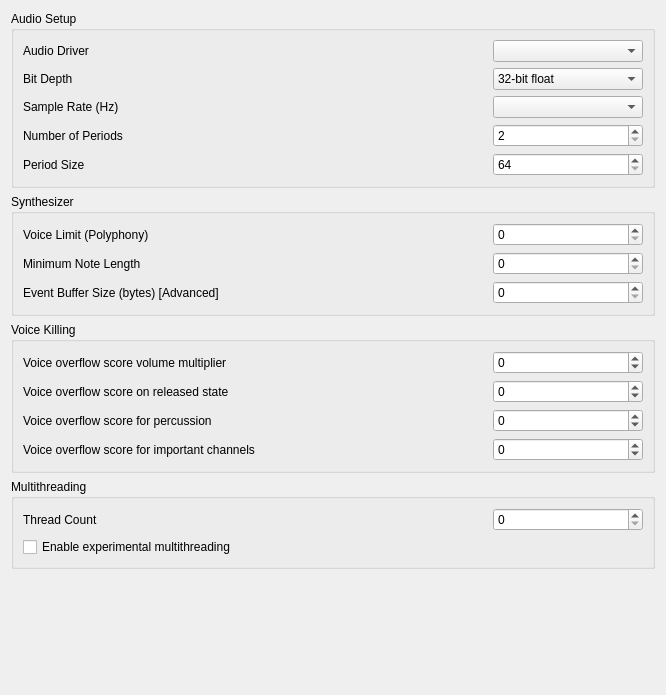
<?xml version="1.0" encoding="UTF-8"?>
<ui version="4.0">
 <class>FluidSettings</class>
 <widget class="QWidget" name="FluidSettings">
  <property name="geometry">
   <rect>
    <x>0</x>
    <y>0</y>
    <width>666</width>
    <height>695</height>
   </rect>
  </property>
  <property name="windowTitle">
   <string>Form</string>
  </property>
  <layout class="QVBoxLayout" name="verticalLayout">
   <item>
    <widget class="QGroupBox" name="groupBox">
     <property name="title">
      <string>Audio Setup</string>
     </property>
     <layout class="QGridLayout" name="gridLayout">
      <item row="3" column="1">
       <widget class="QComboBox" name="bitDepth">
        <item>
         <property name="text">
          <string>32-bit float</string>
         </property>
        </item>
        <item>
         <property name="text">
          <string>16-bit integer</string>
         </property>
        </item>
       </widget>
      </item>
      <item row="6" column="1">
       <widget class="QSpinBox" name="periodSize">
        <property name="toolTip">
         <string/>
        </property>
        <property name="minimum">
         <number>64</number>
        </property>
        <property name="maximum">
         <number>8192</number>
        </property>
       </widget>
      </item>
      <item row="0" column="0">
       <widget class="QLabel" name="label">
        <property name="sizePolicy">
         <sizepolicy hsizetype="MinimumExpanding" vsizetype="Preferred">
          <horstretch>0</horstretch>
          <verstretch>0</verstretch>
         </sizepolicy>
        </property>
        <property name="text">
         <string>Audio Driver</string>
        </property>
       </widget>
      </item>
      <item row="0" column="1">
       <widget class="QComboBox" name="audioDriver">
        <property name="minimumSize">
         <size>
          <width>150</width>
          <height>0</height>
         </size>
        </property>
        <property name="insertPolicy">
         <enum>QComboBox::InsertPolicy::InsertAtBottom</enum>
        </property>
        <property name="frame">
         <bool>true</bool>
        </property>
       </widget>
      </item>
      <item row="5" column="1">
       <widget class="QSpinBox" name="periods">
        <property name="minimumSize">
         <size>
          <width>150</width>
          <height>0</height>
         </size>
        </property>
        <property name="toolTip">
         <string/>
        </property>
        <property name="minimum">
         <number>2</number>
        </property>
        <property name="maximum">
         <number>64</number>
        </property>
       </widget>
      </item>
      <item row="4" column="0">
       <widget class="QLabel" name="label_5">
        <property name="sizePolicy">
         <sizepolicy hsizetype="MinimumExpanding" vsizetype="Preferred">
          <horstretch>0</horstretch>
          <verstretch>0</verstretch>
         </sizepolicy>
        </property>
        <property name="text">
         <string>Sample Rate (Hz)</string>
        </property>
       </widget>
      </item>
      <item row="3" column="0">
       <widget class="QLabel" name="label_4">
        <property name="text">
         <string>Bit Depth</string>
        </property>
       </widget>
      </item>
      <item row="5" column="0">
       <widget class="QWidget" name="horizontalWidget" native="true">
        <layout class="QHBoxLayout" name="horizontalLayout">
         <property name="leftMargin">
          <number>0</number>
         </property>
         <property name="topMargin">
          <number>0</number>
         </property>
         <property name="rightMargin">
          <number>0</number>
         </property>
         <property name="bottomMargin">
          <number>0</number>
         </property>
         <item>
          <widget class="QLabel" name="label_2">
           <property name="sizePolicy">
            <sizepolicy hsizetype="MinimumExpanding" vsizetype="Preferred">
             <horstretch>0</horstretch>
             <verstretch>0</verstretch>
            </sizepolicy>
           </property>
           <property name="text">
            <string>Number of Periods</string>
           </property>
          </widget>
         </item>
         <item>
          <widget class="QPushButton" name="pushButton">
           <property name="toolTip">
            <string>&lt;html&gt;&lt;head/&gt;&lt;body&gt;&lt;p&gt;The number of the audio buffers used by the driver. This number of buffers, multiplied by the period size, determines the maximum latency of the audio driver. &lt;/p&gt;&lt;/body&gt;&lt;/html&gt;</string>
           </property>
           <property name="text">
            <string/>
           </property>
           <property name="icon">
            <iconset theme="help-about"/>
           </property>
           <property name="flat">
            <bool>true</bool>
           </property>
          </widget>
         </item>
        </layout>
       </widget>
      </item>
      <item row="6" column="0">
       <widget class="QWidget" name="horizontalWidget" native="true">
        <layout class="QHBoxLayout" name="horizontalLayout_2">
         <property name="leftMargin">
          <number>0</number>
         </property>
         <property name="topMargin">
          <number>0</number>
         </property>
         <property name="rightMargin">
          <number>0</number>
         </property>
         <property name="bottomMargin">
          <number>0</number>
         </property>
         <item>
          <widget class="QLabel" name="label_3">
           <property name="sizePolicy">
            <sizepolicy hsizetype="MinimumExpanding" vsizetype="Preferred">
             <horstretch>0</horstretch>
             <verstretch>0</verstretch>
            </sizepolicy>
           </property>
           <property name="text">
            <string>Period Size</string>
           </property>
          </widget>
         </item>
         <item>
          <widget class="QPushButton" name="pushButton_2">
           <property name="toolTip">
            <string>&lt;html&gt;&lt;head/&gt;&lt;body&gt;&lt;p&gt;This is the number of audio samples most audio drivers will request from the synth at one time. Specifying too big numbers here may cause MIDI events to be poorly quantized (=untimed) when a MIDI driver or the synth's API directly is used, as fluidsynth cannot determine when those events are to arrive. &lt;/p&gt;&lt;/body&gt;&lt;/html&gt;</string>
           </property>
           <property name="text">
            <string/>
           </property>
           <property name="icon">
            <iconset theme="help-about"/>
           </property>
           <property name="flat">
            <bool>true</bool>
           </property>
          </widget>
         </item>
        </layout>
       </widget>
      </item>
      <item row="4" column="1">
       <widget class="SampleRateSelector" name="sampleRate">
        <property name="minimumSize">
         <size>
          <width>150</width>
          <height>0</height>
         </size>
        </property>
       </widget>
      </item>
     </layout>
    </widget>
   </item>
   <item>
    <widget class="QGroupBox" name="groupBox_2">
     <property name="title">
      <string>Synthesizer</string>
     </property>
     <layout class="QGridLayout" name="gridLayout_2">
      <item row="0" column="1">
       <widget class="QSpinBox" name="voiceLimit">
        <property name="minimumSize">
         <size>
          <width>150</width>
          <height>0</height>
         </size>
        </property>
        <property name="maximum">
         <number>65535</number>
        </property>
       </widget>
      </item>
      <item row="1" column="1">
       <widget class="QSpinBox" name="minNoteLength">
        <property name="toolTip">
         <string/>
        </property>
        <property name="maximum">
         <number>65535</number>
        </property>
       </widget>
      </item>
      <item row="2" column="1">
       <widget class="QSpinBox" name="evBufSize">
        <property name="maximum">
         <number>999999999</number>
        </property>
       </widget>
      </item>
      <item row="0" column="0">
       <widget class="QLabel" name="label_6">
        <property name="sizePolicy">
         <sizepolicy hsizetype="MinimumExpanding" vsizetype="Preferred">
          <horstretch>0</horstretch>
          <verstretch>0</verstretch>
         </sizepolicy>
        </property>
        <property name="text">
         <string>Voice Limit (Polyphony)</string>
        </property>
       </widget>
      </item>
      <item row="2" column="0">
       <widget class="QLabel" name="label_8">
        <property name="text">
         <string>Event Buffer Size (bytes) [Advanced]</string>
        </property>
       </widget>
      </item>
      <item row="1" column="0">
       <widget class="QWidget" name="horizontalWidget" native="true">
        <layout class="QHBoxLayout" name="horizontalLayout_3">
         <property name="leftMargin">
          <number>0</number>
         </property>
         <property name="topMargin">
          <number>0</number>
         </property>
         <property name="rightMargin">
          <number>0</number>
         </property>
         <property name="bottomMargin">
          <number>0</number>
         </property>
         <item>
          <widget class="QLabel" name="label_7">
           <property name="sizePolicy">
            <sizepolicy hsizetype="MinimumExpanding" vsizetype="Preferred">
             <horstretch>0</horstretch>
             <verstretch>0</verstretch>
            </sizepolicy>
           </property>
           <property name="text">
            <string>Minimum Note Length</string>
           </property>
          </widget>
         </item>
         <item>
          <widget class="QPushButton" name="pushButton_3">
           <property name="toolTip">
            <string>&lt;html&gt;&lt;head/&gt;&lt;body&gt;&lt;p&gt;Sets the minimum note duration in milliseconds. This ensures that really short duration note events, such as percussion notes, have a better chance of sounding as intended. Set to 0 to disable this feature.&lt;/p&gt;&lt;/body&gt;&lt;/html&gt;</string>
           </property>
           <property name="text">
            <string/>
           </property>
           <property name="icon">
            <iconset theme="help-about"/>
           </property>
           <property name="flat">
            <bool>true</bool>
           </property>
          </widget>
         </item>
        </layout>
       </widget>
      </item>
     </layout>
    </widget>
   </item>
   <item>
    <widget class="QGroupBox" name="groupBox_4">
     <property name="title">
      <string>Voice Killing</string>
     </property>
     <layout class="QGridLayout" name="gridLayout_4">
      <item row="1" column="1">
       <widget class="QSpinBox" name="overflowReleased">
        <property name="toolTip">
         <string/>
        </property>
        <property name="minimum">
         <number>-10000</number>
        </property>
        <property name="maximum">
         <number>10000</number>
        </property>
       </widget>
      </item>
      <item row="2" column="1">
       <widget class="QSpinBox" name="overflowPercussion">
        <property name="toolTip">
         <string/>
        </property>
        <property name="minimum">
         <number>-10000</number>
        </property>
        <property name="maximum">
         <number>10000</number>
        </property>
       </widget>
      </item>
      <item row="0" column="1">
       <widget class="QSpinBox" name="overflowVolume">
        <property name="minimumSize">
         <size>
          <width>150</width>
          <height>0</height>
         </size>
        </property>
        <property name="toolTip">
         <string/>
        </property>
        <property name="minimum">
         <number>-10000</number>
        </property>
        <property name="maximum">
         <number>10000</number>
        </property>
       </widget>
      </item>
      <item row="3" column="1">
       <widget class="QSpinBox" name="overflowImportant">
        <property name="toolTip">
         <string/>
        </property>
        <property name="minimum">
         <number>-10000</number>
        </property>
        <property name="maximum">
         <number>10000</number>
        </property>
       </widget>
      </item>
      <item row="0" column="0">
       <widget class="QWidget" name="horizontalWidget" native="true">
        <layout class="QHBoxLayout" name="horizontalLayout_4">
         <property name="leftMargin">
          <number>0</number>
         </property>
         <property name="topMargin">
          <number>0</number>
         </property>
         <property name="rightMargin">
          <number>0</number>
         </property>
         <property name="bottomMargin">
          <number>0</number>
         </property>
         <item>
          <widget class="QLabel" name="label_9">
           <property name="sizePolicy">
            <sizepolicy hsizetype="MinimumExpanding" vsizetype="Preferred">
             <horstretch>0</horstretch>
             <verstretch>0</verstretch>
            </sizepolicy>
           </property>
           <property name="text">
            <string>Voice overflow score volume multiplier</string>
           </property>
          </widget>
         </item>
         <item>
          <widget class="QPushButton" name="pushButton_4">
           <property name="toolTip">
            <string>&lt;html&gt;&lt;head/&gt;&lt;body&gt;&lt;p&gt;Sets the overflow priority score added to voices based on their current volume. The voice volume is normalized to a value between 0 and 1 and multiplied with this setting. So voices with maximum volume get added the full score, voices with only half that volume get added half of this score. &lt;/p&gt;&lt;/body&gt;&lt;/html&gt;</string>
           </property>
           <property name="text">
            <string/>
           </property>
           <property name="icon">
            <iconset theme="help-about"/>
           </property>
           <property name="flat">
            <bool>true</bool>
           </property>
          </widget>
         </item>
        </layout>
       </widget>
      </item>
      <item row="1" column="0">
       <widget class="QWidget" name="horizontalWidget" native="true">
        <layout class="QHBoxLayout" name="horizontalLayout_5">
         <property name="leftMargin">
          <number>0</number>
         </property>
         <property name="topMargin">
          <number>0</number>
         </property>
         <property name="rightMargin">
          <number>0</number>
         </property>
         <property name="bottomMargin">
          <number>0</number>
         </property>
         <item>
          <widget class="QLabel" name="label_10">
           <property name="sizePolicy">
            <sizepolicy hsizetype="MinimumExpanding" vsizetype="Preferred">
             <horstretch>0</horstretch>
             <verstretch>0</verstretch>
            </sizepolicy>
           </property>
           <property name="text">
            <string>Voice overflow score on released state</string>
           </property>
          </widget>
         </item>
         <item>
          <widget class="QPushButton" name="pushButton_5">
           <property name="toolTip">
            <string>&lt;html&gt;&lt;head/&gt;&lt;body&gt;&lt;p&gt;Sets the overflow priority score added to voices that have already received a note-off event. This is usually a negative score, to give released voices a lower priority so that they are killed first in an overflow situation. &lt;/p&gt;&lt;/body&gt;&lt;/html&gt;</string>
           </property>
           <property name="text">
            <string/>
           </property>
           <property name="icon">
            <iconset theme="help-about"/>
           </property>
           <property name="flat">
            <bool>true</bool>
           </property>
          </widget>
         </item>
        </layout>
       </widget>
      </item>
      <item row="2" column="0">
       <widget class="QWidget" name="horizontalWidget" native="true">
        <layout class="QHBoxLayout" name="horizontalLayout_6">
         <property name="leftMargin">
          <number>0</number>
         </property>
         <property name="topMargin">
          <number>0</number>
         </property>
         <property name="rightMargin">
          <number>0</number>
         </property>
         <property name="bottomMargin">
          <number>0</number>
         </property>
         <item>
          <widget class="QLabel" name="label_11">
           <property name="sizePolicy">
            <sizepolicy hsizetype="MinimumExpanding" vsizetype="Preferred">
             <horstretch>0</horstretch>
             <verstretch>0</verstretch>
            </sizepolicy>
           </property>
           <property name="text">
            <string>Voice overflow score for percussion</string>
           </property>
          </widget>
         </item>
         <item>
          <widget class="QPushButton" name="pushButton_6">
           <property name="toolTip">
            <string>&lt;html&gt;&lt;head/&gt;&lt;body&gt;&lt;p&gt;Sets the overflow priority score added to voices on a percussion channel. This is usually a positive score, to give percussion voices a higher priority and less chance of being killed in an overflow situation. &lt;/p&gt;&lt;/body&gt;&lt;/html&gt;</string>
           </property>
           <property name="text">
            <string/>
           </property>
           <property name="icon">
            <iconset theme="help-about"/>
           </property>
           <property name="flat">
            <bool>true</bool>
           </property>
          </widget>
         </item>
        </layout>
       </widget>
      </item>
      <item row="3" column="0">
       <widget class="QWidget" name="horizontalWidget" native="true">
        <layout class="QHBoxLayout" name="horizontalLayout_7">
         <property name="leftMargin">
          <number>0</number>
         </property>
         <property name="topMargin">
          <number>0</number>
         </property>
         <property name="rightMargin">
          <number>0</number>
         </property>
         <property name="bottomMargin">
          <number>0</number>
         </property>
         <item>
          <widget class="QLabel" name="label_12">
           <property name="sizePolicy">
            <sizepolicy hsizetype="MinimumExpanding" vsizetype="Preferred">
             <horstretch>0</horstretch>
             <verstretch>0</verstretch>
            </sizepolicy>
           </property>
           <property name="text">
            <string>Voice overflow score for important channels</string>
           </property>
          </widget>
         </item>
         <item>
          <widget class="QPushButton" name="pushButton_7">
           <property name="toolTip">
            <string>&lt;html&gt;&lt;head/&gt;&lt;body&gt;&lt;p&gt;This score is added to voices on channels marked with the important-channels setting. &lt;/p&gt;&lt;/body&gt;&lt;/html&gt;</string>
           </property>
           <property name="text">
            <string/>
           </property>
           <property name="icon">
            <iconset theme="help-about"/>
           </property>
           <property name="flat">
            <bool>true</bool>
           </property>
          </widget>
         </item>
        </layout>
       </widget>
      </item>
     </layout>
    </widget>
   </item>
   <item>
    <widget class="QGroupBox" name="groupBox_3">
     <property name="title">
      <string>Multithreading</string>
     </property>
     <layout class="QGridLayout" name="gridLayout_3">
      <item row="1" column="0">
       <widget class="QCheckBox" name="expMultithreading">
        <property name="text">
         <string>Enable experimental multithreading</string>
        </property>
       </widget>
      </item>
      <item row="0" column="0">
       <widget class="QLabel" name="label_13">
        <property name="sizePolicy">
         <sizepolicy hsizetype="MinimumExpanding" vsizetype="Preferred">
          <horstretch>0</horstretch>
          <verstretch>0</verstretch>
         </sizepolicy>
        </property>
        <property name="text">
         <string>Thread Count</string>
        </property>
       </widget>
      </item>
      <item row="0" column="1">
       <widget class="QSpinBox" name="threadCount">
        <property name="minimumSize">
         <size>
          <width>150</width>
          <height>0</height>
         </size>
        </property>
        <property name="maximum">
         <number>256</number>
        </property>
       </widget>
      </item>
     </layout>
    </widget>
   </item>
   <item>
    <spacer name="verticalSpacer">
     <property name="orientation">
      <enum>Qt::Orientation::Vertical</enum>
     </property>
     <property name="sizeHint" stdset="0">
      <size>
       <width>20</width>
       <height>40</height>
      </size>
     </property>
    </spacer>
   </item>
  </layout>
 </widget>
 <customwidgets>
  <customwidget>
   <class>SampleRateSelector</class>
   <extends>QComboBox</extends>
   <header location="global">../../../../../src/custom-widgets/samplerateselector.h</header>
  </customwidget>
 </customwidgets>
 <resources/>
 <connections/>
</ui>
